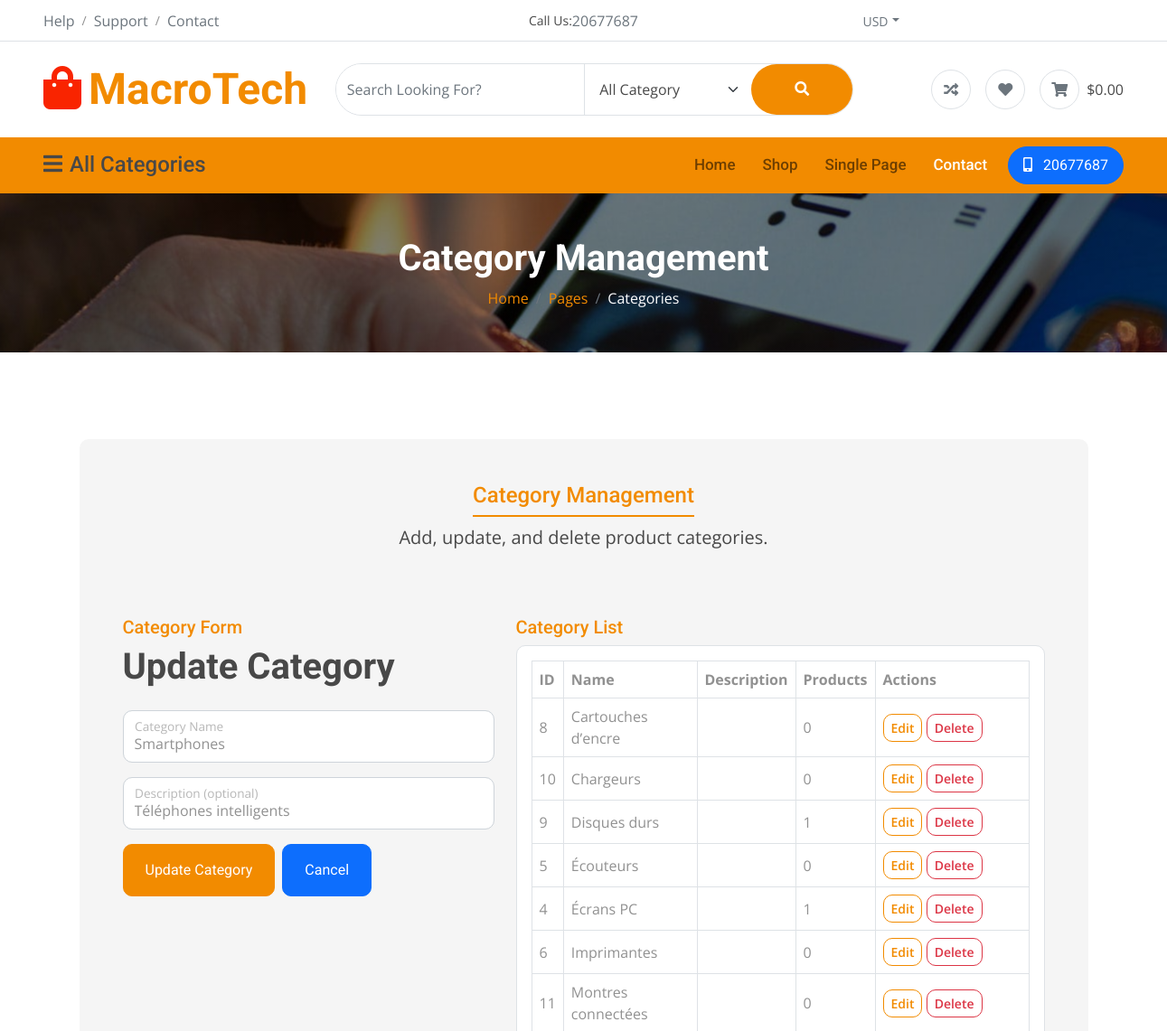
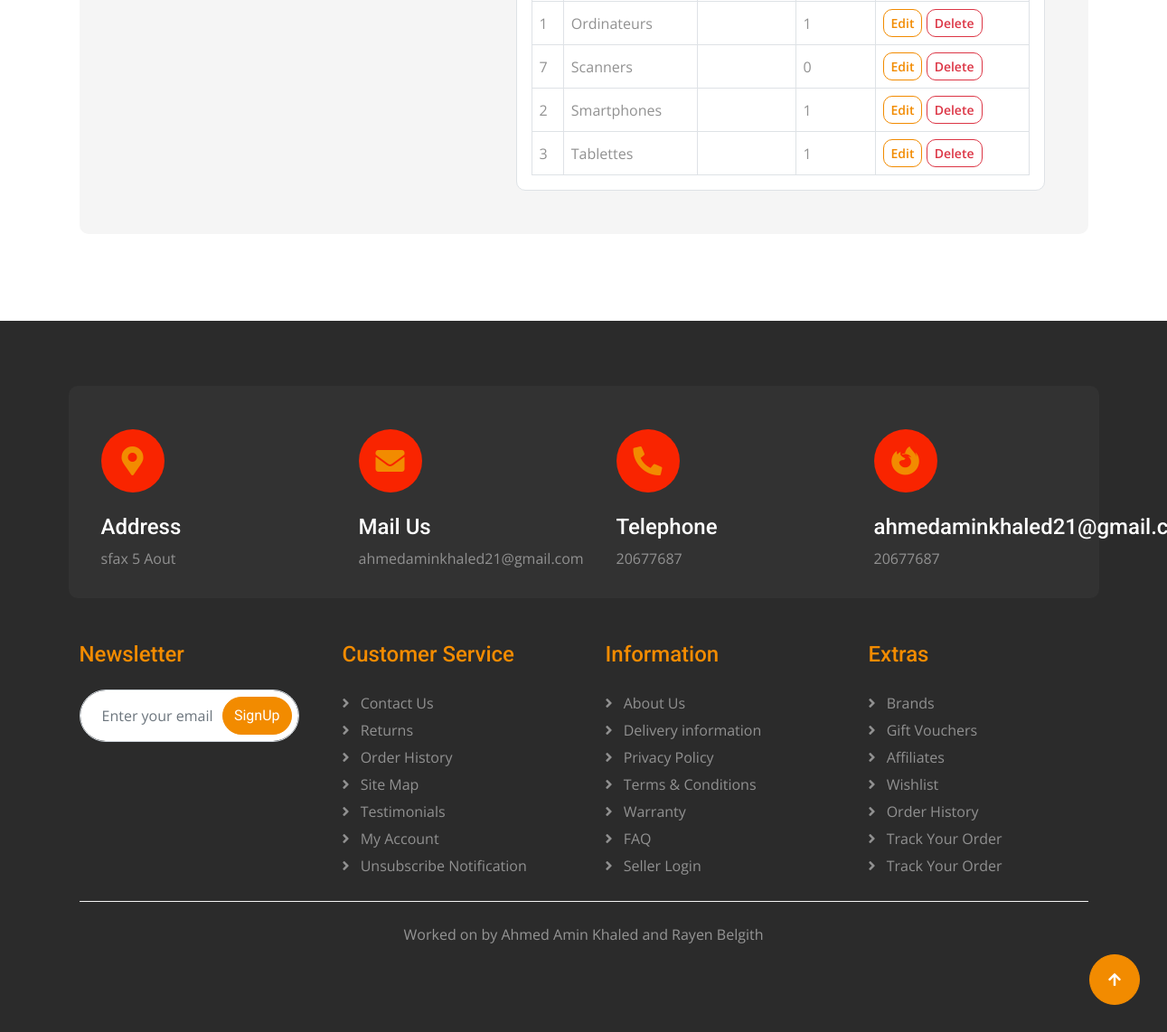
The page /contact.php?edit=2 on the database its author committed (2 pictures, top to bottom).
### tables this page shows
CREATE TABLE IF NOT EXISTS categories (
    id INT UNSIGNED AUTO_INCREMENT PRIMARY KEY,
    name VARCHAR(100) NOT NULL,
    description VARCHAR(255) NULL,
    created_at DATETIME NOT NULL DEFAULT CURRENT_TIMESTAMP,
    updated_at DATETIME NULL DEFAULT NULL ON UPDATE CURRENT_TIMESTAMP,
    CONSTRAINT uq_categories_name UNIQUE (name)
);

### contact.php (the view, shortened to what the rows shown need)
<?php
require_once __DIR__ . '/config/app.php';
$isEdit = false;
$editCategory = [
    'id' => null,
    'name' => '',
    'description' => '',
];
if (isset($_GET['edit'])) {
    $editId = (int)$_GET['edit'];
    if ($editId > 0) {
        $stmtEdit = db()->prepare('SELECT id, name, description FROM categories WHERE id = :id');
        $stmtEdit->bindValue(':id', $editId, PDO::PARAM_INT);
        $stmtEdit->execute();
        $row = $stmtEdit->fetch();
        if ($row) {
            $isEdit = true;
            $editCategory = $row;
        }
    }
}
?>
<!DOCTYPE html>
<html lang="en">
<head>
    <link rel="stylesheet" href="https://use.fontawesome.com/releases/v5.15.4/css/all.css" />
    <link href="https://cdn.jsdelivr.net/npm/bootstrap-icons@1.4.1/font/bootstrap-icons.css" rel="stylesheet">
    <link href="assets/lib/animate/animate.min.css" rel="stylesheet">
    <link href="assets/lib/owlcarousel/assets/owl.carousel.min.css" rel="stylesheet">
    <link href="assets/css/bootstrap.min.css" rel="stylesheet">
    <link href="assets/css/style.css" rel="stylesheet">
</head>
<body>
    <div class="container-fluid px-5 py-4 d-none d-lg-block">
        <div class="row gx-0 align-items-center text-center">
            <div class="col-md-4 col-lg-3 text-center text-lg-start">
                <div class="d-inline-flex align-items-center">
                    <a href="index.php" class="navbar-brand p-0">
                        <h1 class="display-5 text-primary m-0"><i
                                class="fas fa-shopping-bag text-secondary me-2"></i>MacroTech</h1>
                    </a>
                </div>
            </div>
        </div>
    </div>
                            <?php include __DIR__ . '/includes/sidebar_categories.php'; ?>
                                    <?php include __DIR__ . '/includes/sidebar_categories.php'; ?>
    <div class="container-fluid page-header py-5">
        <h1 class="text-center text-white display-6 wow fadeInUp" data-wow-delay="0.1s">Category Management</h1>
    </div>
    <div class="container-fluid contact py-5">
        <div class="container py-5">
            <div class="p-5 bg-light rounded">
                <div class="row g-4">
                    <div class="col-lg-5">
                        <h1 class="display-6 mb-4 wow fadeInUp" data-wow-delay="0.3s">
                            <?= $isEdit ? 'Update Category' : 'Add Category' ?>
                        </h1>
                        <form method="post" action="contact.php" class="wow fadeInUp" data-wow-delay="0.1s">
                            <div class="form-floating mb-3">
                                <input type="text" class="form-control" id="category_name" name="name"
                                       maxlength="100" required
                                       value="<?= e((string)$editCategory['name']) ?>"
                                       placeholder="Category Name">
                                <label for="category_name">Category Name</label>
                            </div>
                            <div class="form-floating mb-3">
                                <input type="text" class="form-control" id="category_description" name="description"
                                       maxlength="255"
                                       value="<?= e((string)$editCategory['description']) ?>"
                                       placeholder="Description">
                                <label for="category_description">Description (optional)</label>
                            </div>
                        </form>
                    </div>
                    <div class="col-lg-7 wow fadeInUp" data-wow-delay="0.2s">
                        <div class="table-responsive bg-white rounded p-3 border">
                            <table class="table table-bordered table-hover align-middle mb-0">
                                <thead>
                                <tr>
                                    <th>ID</th>
                                    <th>Name</th>
                                    <th>Description</th>
                                    <th>Products</th>
                                    <th style="min-width: 170px;">Actions</th>
                                </tr>
                                </thead>
                                <tbody>
                                <?php if (empty($categories)): ?>
                                    <tr>
                                        <td colspan="5" class="text-center">No categories found.</td>
                                    </tr>
                                <?php else: ?>
                                    <?php foreach ($categories as $category): ?>
                                        <tr>
                                            <td><?= (int)$category['id'] ?></td>
                                            <td><?= e($category['name']) ?></td>
                                            <td><?= e((string)$category['description']) ?></td>
                                            <td><?= (int)$category['products_count'] ?></td>
                                            <td>
                                                <a class="btn btn-sm btn-outline-primary"
                                                   href="contact.php?edit=<?= (int)$category['id'] ?>">Edit</a>
                                                <form method="post" action="contact.php" class="d-inline"
                                                      onsubmit="return confirm('Delete this category?');">
                                                    <button type="submit" class="btn btn-sm btn-outline-danger">Delete</button>
                                                </form>
                                            </td>
                                        </tr>
                                    <?php endforeach; ?>
                                <?php endif; ?>
                                </tbody>
                            </table>
                        </div>
                    </div>
                </div>
            </div>
        </div>
    </div>
</body>
</html>

### rows shown on the page
categories: name "Smartphones", description "Téléphones intelligents", id "2", products_count "1"
categories: id "8", name "Cartouches d’encre", products_count "0"
categories: id "10", name "Chargeurs", products_count "0"
categories: id "9", name "Disques durs", products_count "1"
categories: id "5", name "Écouteurs", products_count "0"
categories: id "4", name "Écrans PC", products_count "1"
categories: id "6", name "Imprimantes", products_count "0"
categories: id "11", name "Montres connectées", products_count "0"
categories: id "1", name "Ordinateurs", products_count "1"
categories: id "7", name "Scanners", products_count "0"
categories: id "3", name "Tablettes", products_count "1"
